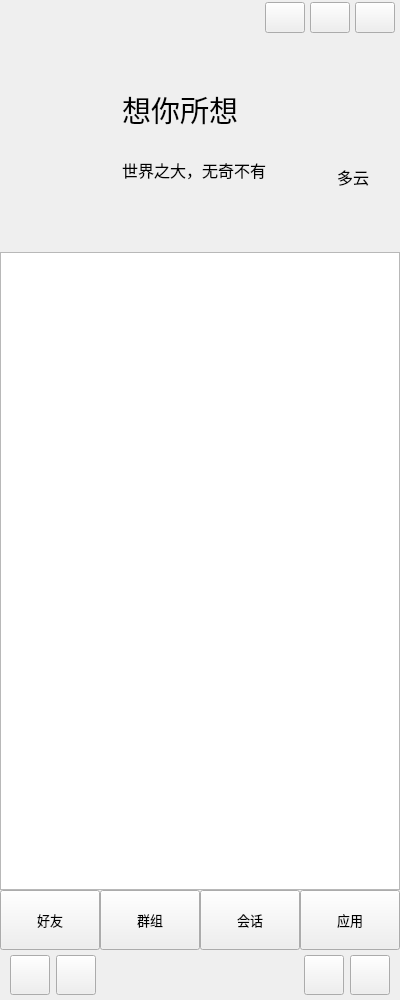
<?xml version="1.0" encoding="UTF-8"?>
<ui version="4.0">
 <class>MainWindowClass</class>
 <widget class="QWidget" name="MainWindowClass">
  <property name="geometry">
   <rect>
    <x>0</x>
    <y>0</y>
    <width>400</width>
    <height>1000</height>
   </rect>
  </property>
  <property name="windowTitle">
   <string>MainWindow</string>
  </property>
  <layout class="QVBoxLayout" name="verticalLayout_14" stretch="2,10,0">
   <property name="spacing">
    <number>0</number>
   </property>
   <property name="leftMargin">
    <number>0</number>
   </property>
   <property name="topMargin">
    <number>0</number>
   </property>
   <property name="rightMargin">
    <number>0</number>
   </property>
   <property name="bottomMargin">
    <number>0</number>
   </property>
   <item>
    <widget class="QWidget" name="widgetHead" native="true">
     <layout class="QVBoxLayout" name="verticalLayout_5">
      <property name="spacing">
       <number>2</number>
      </property>
      <property name="leftMargin">
       <number>0</number>
      </property>
      <property name="topMargin">
       <number>0</number>
      </property>
      <property name="rightMargin">
       <number>0</number>
      </property>
      <property name="bottomMargin">
       <number>0</number>
      </property>
      <item>
       <widget class="QWidget" name="widgetWinTitle" native="true">
        <property name="minimumSize">
         <size>
          <width>0</width>
          <height>35</height>
         </size>
        </property>
        <layout class="QHBoxLayout" name="horizontalLayout_4">
         <property name="spacing">
          <number>5</number>
         </property>
         <property name="leftMargin">
          <number>5</number>
         </property>
         <property name="topMargin">
          <number>2</number>
         </property>
         <property name="rightMargin">
          <number>5</number>
         </property>
         <property name="bottomMargin">
          <number>2</number>
         </property>
         <item>
          <widget class="QLabel" name="labelWinIcon">
           <property name="minimumSize">
            <size>
             <width>31</width>
             <height>31</height>
            </size>
           </property>
           <property name="maximumSize">
            <size>
             <width>31</width>
             <height>31</height>
            </size>
           </property>
           <property name="text">
            <string/>
           </property>
          </widget>
         </item>
         <item>
          <spacer name="horizontalSpacer_2">
           <property name="orientation">
            <enum>Qt::Horizontal</enum>
           </property>
           <property name="sizeHint" stdset="0">
            <size>
             <width>213</width>
             <height>20</height>
            </size>
           </property>
          </spacer>
         </item>
         <item>
          <widget class="QPushButton" name="btnWinMenu">
           <property name="minimumSize">
            <size>
             <width>31</width>
             <height>31</height>
            </size>
           </property>
           <property name="text">
            <string/>
           </property>
          </widget>
         </item>
         <item>
          <widget class="QPushButton" name="btnWinMin">
           <property name="minimumSize">
            <size>
             <width>31</width>
             <height>31</height>
            </size>
           </property>
           <property name="text">
            <string/>
           </property>
          </widget>
         </item>
         <item>
          <widget class="QPushButton" name="btnWinClose">
           <property name="minimumSize">
            <size>
             <width>31</width>
             <height>31</height>
            </size>
           </property>
           <property name="text">
            <string/>
           </property>
          </widget>
         </item>
        </layout>
       </widget>
      </item>
      <item>
       <widget class="QWidget" name="widgetHeadInfo" native="true">
        <layout class="QHBoxLayout" name="horizontalLayout_5" stretch="3,5,2">
         <property name="spacing">
          <number>0</number>
         </property>
         <property name="leftMargin">
          <number>0</number>
         </property>
         <property name="rightMargin">
          <number>0</number>
         </property>
         <item>
          <widget class="QWidget" name="widget_2" native="true">
           <layout class="QVBoxLayout" name="verticalLayout_4">
            <item>
             <spacer name="verticalSpacer_4">
              <property name="orientation">
               <enum>Qt::Vertical</enum>
              </property>
              <property name="sizeHint" stdset="0">
               <size>
                <width>20</width>
                <height>179</height>
               </size>
              </property>
             </spacer>
            </item>
            <item alignment="Qt::AlignHCenter|Qt::AlignVCenter">
             <widget class="QWidget" name="widget_3" native="true">
              <property name="minimumSize">
               <size>
                <width>100</width>
                <height>100</height>
               </size>
              </property>
              <property name="maximumSize">
               <size>
                <width>100</width>
                <height>100</height>
               </size>
              </property>
              <layout class="QVBoxLayout" name="verticalLayout_15">
               <item>
                <widget class="QLabel" name="label">
                 <property name="text">
                  <string/>
                 </property>
                 <property name="pixmap">
                  <pixmap resource="Resource.qrc">:/resource/head/0.bmp</pixmap>
                 </property>
                 <property name="scaledContents">
                  <bool>true</bool>
                 </property>
                </widget>
               </item>
              </layout>
             </widget>
            </item>
            <item alignment="Qt::AlignHCenter|Qt::AlignVCenter">
             <widget class="QLabel" name="labelUserName">
              <property name="minimumSize">
               <size>
                <width>100</width>
                <height>30</height>
               </size>
              </property>
              <property name="maximumSize">
               <size>
                <width>100</width>
                <height>16777215</height>
               </size>
              </property>
              <property name="font">
               <font>
                <family>微软雅黑</family>
                <pointsize>12</pointsize>
               </font>
              </property>
              <property name="text">
               <string/>
              </property>
              <property name="alignment">
               <set>Qt::AlignCenter</set>
              </property>
             </widget>
            </item>
            <item>
             <spacer name="verticalSpacer_3">
              <property name="orientation">
               <enum>Qt::Vertical</enum>
              </property>
              <property name="sizeHint" stdset="0">
               <size>
                <width>20</width>
                <height>0</height>
               </size>
              </property>
             </spacer>
            </item>
           </layout>
          </widget>
         </item>
         <item>
          <layout class="QVBoxLayout" name="verticalLayout_2">
           <item>
            <spacer name="verticalSpacer">
             <property name="orientation">
              <enum>Qt::Vertical</enum>
             </property>
             <property name="sizeHint" stdset="0">
              <size>
               <width>20</width>
               <height>40</height>
              </size>
             </property>
            </spacer>
           </item>
           <item>
            <widget class="QLabel" name="labelSigUp">
             <property name="minimumSize">
              <size>
               <width>0</width>
               <height>80</height>
              </size>
             </property>
             <property name="font">
              <font>
               <family>微软雅黑</family>
               <pointsize>22</pointsize>
              </font>
             </property>
             <property name="text">
              <string>想你所想</string>
             </property>
            </widget>
           </item>
           <item>
            <widget class="QLabel" name="labelSigDown">
             <property name="minimumSize">
              <size>
               <width>0</width>
               <height>30</height>
              </size>
             </property>
             <property name="font">
              <font>
               <family>微软雅黑</family>
               <pointsize>12</pointsize>
              </font>
             </property>
             <property name="text">
              <string>世界之大，无奇不有</string>
             </property>
            </widget>
           </item>
           <item>
            <spacer name="verticalSpacer_2">
             <property name="orientation">
              <enum>Qt::Vertical</enum>
             </property>
             <property name="sizeHint" stdset="0">
              <size>
               <width>20</width>
               <height>40</height>
              </size>
             </property>
            </spacer>
           </item>
          </layout>
         </item>
         <item>
          <layout class="QVBoxLayout" name="verticalLayout_3">
           <item alignment="Qt::AlignHCenter">
            <widget class="QLabel" name="labelWeather">
             <property name="minimumSize">
              <size>
               <width>94</width>
               <height>94</height>
              </size>
             </property>
             <property name="maximumSize">
              <size>
               <width>94</width>
               <height>94</height>
              </size>
             </property>
             <property name="text">
              <string/>
             </property>
             <property name="pixmap">
              <pixmap resource="Resource.qrc">:/resource/images/cloudy.png</pixmap>
             </property>
             <property name="scaledContents">
              <bool>true</bool>
             </property>
            </widget>
           </item>
           <item>
            <widget class="QLabel" name="label_4">
             <property name="minimumSize">
              <size>
               <width>94</width>
               <height>0</height>
              </size>
             </property>
             <property name="maximumSize">
              <size>
               <width>94</width>
               <height>16777215</height>
              </size>
             </property>
             <property name="font">
              <font>
               <family>微软雅黑</family>
               <pointsize>12</pointsize>
              </font>
             </property>
             <property name="text">
              <string>多云</string>
             </property>
             <property name="alignment">
              <set>Qt::AlignCenter</set>
             </property>
            </widget>
           </item>
          </layout>
         </item>
        </layout>
       </widget>
      </item>
     </layout>
    </widget>
   </item>
   <item>
    <widget class="QStackedWidget" name="stackedWidget">
     <property name="currentIndex">
      <number>0</number>
     </property>
     <widget class="QWidget" name="page">
      <layout class="QVBoxLayout" name="verticalLayout_6">
       <property name="spacing">
        <number>0</number>
       </property>
       <property name="leftMargin">
        <number>0</number>
       </property>
       <property name="topMargin">
        <number>0</number>
       </property>
       <property name="rightMargin">
        <number>0</number>
       </property>
       <property name="bottomMargin">
        <number>0</number>
       </property>
       <item>
        <layout class="QVBoxLayout" name="verticalLayout_16">
         <property name="spacing">
          <number>0</number>
         </property>
         <item>
          <widget class="QWidget" name="widget_9" native="true">
           <property name="minimumSize">
            <size>
             <width>0</width>
             <height>35</height>
            </size>
           </property>
           <property name="maximumSize">
            <size>
             <width>16777215</width>
             <height>35</height>
            </size>
           </property>
           <layout class="QHBoxLayout" name="horizontalLayout_10">
            <property name="leftMargin">
             <number>10</number>
            </property>
            <property name="topMargin">
             <number>2</number>
            </property>
            <property name="rightMargin">
             <number>0</number>
            </property>
            <property name="bottomMargin">
             <number>2</number>
            </property>
            <item alignment="Qt::AlignVCenter">
             <widget class="QLabel" name="labelContacts">
              <property name="minimumSize">
               <size>
                <width>31</width>
                <height>31</height>
               </size>
              </property>
              <property name="maximumSize">
               <size>
                <width>31</width>
                <height>31</height>
               </size>
              </property>
              <property name="text">
               <string/>
              </property>
             </widget>
            </item>
            <item>
             <widget class="QLabel" name="label_16">
              <property name="text">
               <string/>
              </property>
             </widget>
            </item>
           </layout>
          </widget>
         </item>
         <item>
          <widget class="QListWidget" name="listWidget_5"/>
         </item>
        </layout>
       </item>
      </layout>
     </widget>
     <widget class="QWidget" name="page_2">
      <layout class="QVBoxLayout" name="verticalLayout_9">
       <item>
        <layout class="QVBoxLayout" name="verticalLayout_8">
         <item>
          <widget class="QWidget" name="widget_6" native="true">
           <layout class="QHBoxLayout" name="horizontalLayout_7">
            <item>
             <widget class="QLabel" name="label_9">
              <property name="text">
               <string/>
              </property>
             </widget>
            </item>
            <item>
             <widget class="QLabel" name="label_10">
              <property name="text">
               <string/>
              </property>
             </widget>
            </item>
           </layout>
          </widget>
         </item>
         <item>
          <widget class="QListWidget" name="listWidget_2"/>
         </item>
        </layout>
       </item>
      </layout>
     </widget>
     <widget class="QWidget" name="page_3">
      <layout class="QVBoxLayout" name="verticalLayout_11">
       <item>
        <layout class="QVBoxLayout" name="verticalLayout_10">
         <item>
          <widget class="QWidget" name="widget_7" native="true">
           <layout class="QHBoxLayout" name="horizontalLayout_8">
            <item>
             <widget class="QLabel" name="label_11">
              <property name="text">
               <string/>
              </property>
             </widget>
            </item>
            <item>
             <widget class="QLabel" name="label_12">
              <property name="text">
               <string/>
              </property>
             </widget>
            </item>
           </layout>
          </widget>
         </item>
         <item>
          <widget class="QListWidget" name="listWidget_3"/>
         </item>
        </layout>
       </item>
      </layout>
     </widget>
     <widget class="QWidget" name="page_4">
      <layout class="QVBoxLayout" name="verticalLayout_13">
       <item>
        <layout class="QVBoxLayout" name="verticalLayout_12">
         <item>
          <widget class="QWidget" name="widget_8" native="true">
           <layout class="QHBoxLayout" name="horizontalLayout_9">
            <item>
             <widget class="QLabel" name="label_13">
              <property name="text">
               <string/>
              </property>
             </widget>
            </item>
            <item>
             <widget class="QLabel" name="label_14">
              <property name="text">
               <string/>
              </property>
             </widget>
            </item>
           </layout>
          </widget>
         </item>
         <item>
          <widget class="QListWidget" name="listWidget_4"/>
         </item>
        </layout>
       </item>
      </layout>
     </widget>
    </widget>
   </item>
   <item>
    <widget class="QWidget" name="widgetBottom" native="true">
     <layout class="QVBoxLayout" name="verticalLayout" stretch="2,0">
      <property name="spacing">
       <number>0</number>
      </property>
      <property name="leftMargin">
       <number>0</number>
      </property>
      <property name="topMargin">
       <number>0</number>
      </property>
      <property name="rightMargin">
       <number>0</number>
      </property>
      <property name="bottomMargin">
       <number>0</number>
      </property>
      <item>
       <widget class="QWidget" name="widgetStackControlButtons" native="true">
        <layout class="QHBoxLayout" name="horizontalLayout">
         <property name="spacing">
          <number>0</number>
         </property>
         <property name="leftMargin">
          <number>0</number>
         </property>
         <property name="topMargin">
          <number>0</number>
         </property>
         <property name="rightMargin">
          <number>0</number>
         </property>
         <property name="bottomMargin">
          <number>0</number>
         </property>
         <item>
          <widget class="QToolButton" name="toolButtonFriends">
           <property name="minimumSize">
            <size>
             <width>100</width>
             <height>60</height>
            </size>
           </property>
           <property name="font">
            <font>
             <family>微软雅黑</family>
             <pointsize>10</pointsize>
            </font>
           </property>
           <property name="text">
            <string>好友</string>
           </property>
           <property name="icon">
            <iconset resource="Resource.qrc">
             <normaloff>:/resource/images/ic_user.png</normaloff>:/resource/images/ic_user.png</iconset>
           </property>
           <property name="iconSize">
            <size>
             <width>60</width>
             <height>60</height>
            </size>
           </property>
           <property name="toolButtonStyle">
            <enum>Qt::ToolButtonTextUnderIcon</enum>
           </property>
          </widget>
         </item>
         <item>
          <widget class="QToolButton" name="toolButtonGroup">
           <property name="minimumSize">
            <size>
             <width>100</width>
             <height>60</height>
            </size>
           </property>
           <property name="font">
            <font>
             <family>微软雅黑</family>
             <pointsize>10</pointsize>
            </font>
           </property>
           <property name="text">
            <string>群组</string>
           </property>
           <property name="icon">
            <iconset resource="Resource.qrc">
             <normaloff>:/resource/images/group_normal.png</normaloff>:/resource/images/group_normal.png</iconset>
           </property>
           <property name="toolButtonStyle">
            <enum>Qt::ToolButtonTextUnderIcon</enum>
           </property>
          </widget>
         </item>
         <item>
          <widget class="QToolButton" name="toolButtonSession">
           <property name="minimumSize">
            <size>
             <width>100</width>
             <height>60</height>
            </size>
           </property>
           <property name="font">
            <font>
             <family>微软雅黑</family>
             <pointsize>10</pointsize>
            </font>
           </property>
           <property name="text">
            <string>会话</string>
           </property>
           <property name="icon">
            <iconset resource="Resource.qrc">
             <normaloff>:/resource/images/conversation_normal.png</normaloff>:/resource/images/conversation_normal.png</iconset>
           </property>
           <property name="toolButtonStyle">
            <enum>Qt::ToolButtonTextUnderIcon</enum>
           </property>
          </widget>
         </item>
         <item>
          <widget class="QToolButton" name="toolButtonApp">
           <property name="minimumSize">
            <size>
             <width>100</width>
             <height>60</height>
            </size>
           </property>
           <property name="font">
            <font>
             <family>微软雅黑</family>
             <pointsize>10</pointsize>
            </font>
           </property>
           <property name="text">
            <string>应用</string>
           </property>
           <property name="icon">
            <iconset resource="Resource.qrc">
             <normaloff>:/resource/images/applay.png</normaloff>:/resource/images/applay.png</iconset>
           </property>
           <property name="toolButtonStyle">
            <enum>Qt::ToolButtonTextUnderIcon</enum>
           </property>
          </widget>
         </item>
        </layout>
       </widget>
      </item>
      <item>
       <widget class="QWidget" name="widgetBottomTool" native="true">
        <layout class="QHBoxLayout" name="horizontalLayout_3">
         <property name="leftMargin">
          <number>10</number>
         </property>
         <property name="topMargin">
          <number>5</number>
         </property>
         <property name="rightMargin">
          <number>10</number>
         </property>
         <property name="bottomMargin">
          <number>5</number>
         </property>
         <item>
          <widget class="QPushButton" name="btnConfig">
           <property name="minimumSize">
            <size>
             <width>40</width>
             <height>40</height>
            </size>
           </property>
           <property name="text">
            <string/>
           </property>
           <property name="icon">
            <iconset resource="Resource.qrc">
             <normaloff>:/resource/buttonIcon/config.png</normaloff>:/resource/buttonIcon/config.png</iconset>
           </property>
           <property name="iconSize">
            <size>
             <width>25</width>
             <height>25</height>
            </size>
           </property>
          </widget>
         </item>
         <item>
          <widget class="QToolButton" name="btnAddFriend">
           <property name="minimumSize">
            <size>
             <width>40</width>
             <height>40</height>
            </size>
           </property>
           <property name="text">
            <string/>
           </property>
           <property name="icon">
            <iconset resource="Resource.qrc">
             <normaloff>:/resource/buttonIcon/add-user.png</normaloff>:/resource/buttonIcon/add-user.png</iconset>
           </property>
           <property name="iconSize">
            <size>
             <width>25</width>
             <height>25</height>
            </size>
           </property>
          </widget>
         </item>
         <item>
          <spacer name="horizontalSpacer">
           <property name="orientation">
            <enum>Qt::Horizontal</enum>
           </property>
           <property name="sizeHint" stdset="0">
            <size>
             <width>40</width>
             <height>20</height>
            </size>
           </property>
          </spacer>
         </item>
         <item>
          <widget class="QToolButton" name="btnWeather">
           <property name="minimumSize">
            <size>
             <width>40</width>
             <height>40</height>
            </size>
           </property>
           <property name="text">
            <string/>
           </property>
           <property name="icon">
            <iconset resource="Resource.qrc">
             <normaloff>:/resource/buttonIcon/cloudy.png</normaloff>:/resource/buttonIcon/cloudy.png</iconset>
           </property>
           <property name="iconSize">
            <size>
             <width>25</width>
             <height>25</height>
            </size>
           </property>
          </widget>
         </item>
         <item>
          <widget class="QToolButton" name="btnCalendar">
           <property name="minimumSize">
            <size>
             <width>40</width>
             <height>40</height>
            </size>
           </property>
           <property name="text">
            <string/>
           </property>
           <property name="icon">
            <iconset resource="Resource.qrc">
             <normaloff>:/resource/buttonIcon/calendar.png</normaloff>:/resource/buttonIcon/calendar.png</iconset>
           </property>
           <property name="iconSize">
            <size>
             <width>25</width>
             <height>25</height>
            </size>
           </property>
          </widget>
         </item>
        </layout>
       </widget>
      </item>
     </layout>
    </widget>
   </item>
  </layout>
 </widget>
 <layoutdefault spacing="6" margin="11"/>
 <resources>
  <include location="Resource.qrc"/>
 </resources>
 <connections/>
</ui>
